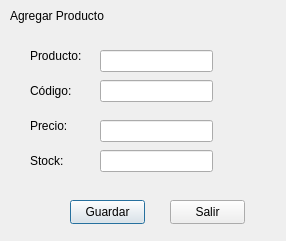
<?xml version="1.0" encoding="UTF-8"?>
<ui version="4.0">
 <class>agregar</class>
 <widget class="QDialog" name="agregar">
  <property name="geometry">
   <rect>
    <x>0</x>
    <y>0</y>
    <width>286</width>
    <height>241</height>
   </rect>
  </property>
  <property name="windowTitle">
   <string>Dialog</string>
  </property>
  <widget class="QLabel" name="label">
   <property name="geometry">
    <rect>
     <x>10</x>
     <y>0</y>
     <width>101</width>
     <height>31</height>
    </rect>
   </property>
   <property name="text">
    <string>Agregar Producto</string>
   </property>
  </widget>
  <widget class="QLabel" name="label_2">
   <property name="geometry">
    <rect>
     <x>30</x>
     <y>40</y>
     <width>81</width>
     <height>31</height>
    </rect>
   </property>
   <property name="text">
    <string>Producto:</string>
   </property>
  </widget>
  <widget class="QLabel" name="label_3">
   <property name="geometry">
    <rect>
     <x>30</x>
     <y>110</y>
     <width>61</width>
     <height>31</height>
    </rect>
   </property>
   <property name="text">
    <string>Precio:</string>
   </property>
  </widget>
  <widget class="QLabel" name="label_4">
   <property name="geometry">
    <rect>
     <x>30</x>
     <y>80</y>
     <width>71</width>
     <height>21</height>
    </rect>
   </property>
   <property name="text">
    <string>Código:</string>
   </property>
  </widget>
  <widget class="QLabel" name="label_5">
   <property name="geometry">
    <rect>
     <x>30</x>
     <y>150</y>
     <width>61</width>
     <height>21</height>
    </rect>
   </property>
   <property name="text">
    <string>Stock:</string>
   </property>
  </widget>
  <widget class="QLineEdit" name="nombre">
   <property name="geometry">
    <rect>
     <x>100</x>
     <y>50</y>
     <width>113</width>
     <height>22</height>
    </rect>
   </property>
  </widget>
  <widget class="QLineEdit" name="codigo">
   <property name="geometry">
    <rect>
     <x>100</x>
     <y>80</y>
     <width>113</width>
     <height>22</height>
    </rect>
   </property>
  </widget>
  <widget class="QLineEdit" name="precio">
   <property name="geometry">
    <rect>
     <x>100</x>
     <y>120</y>
     <width>113</width>
     <height>22</height>
    </rect>
   </property>
  </widget>
  <widget class="QLineEdit" name="stock">
   <property name="geometry">
    <rect>
     <x>100</x>
     <y>150</y>
     <width>113</width>
     <height>22</height>
    </rect>
   </property>
  </widget>
  <widget class="QPushButton" name="guardar_producto">
   <property name="geometry">
    <rect>
     <x>70</x>
     <y>200</y>
     <width>75</width>
     <height>24</height>
    </rect>
   </property>
   <property name="text">
    <string>Guardar</string>
   </property>
  </widget>
  <widget class="QPushButton" name="pushButton">
   <property name="geometry">
    <rect>
     <x>170</x>
     <y>200</y>
     <width>75</width>
     <height>24</height>
    </rect>
   </property>
   <property name="text">
    <string>Salir</string>
   </property>
  </widget>
 </widget>
 <resources/>
 <connections/>
</ui>
